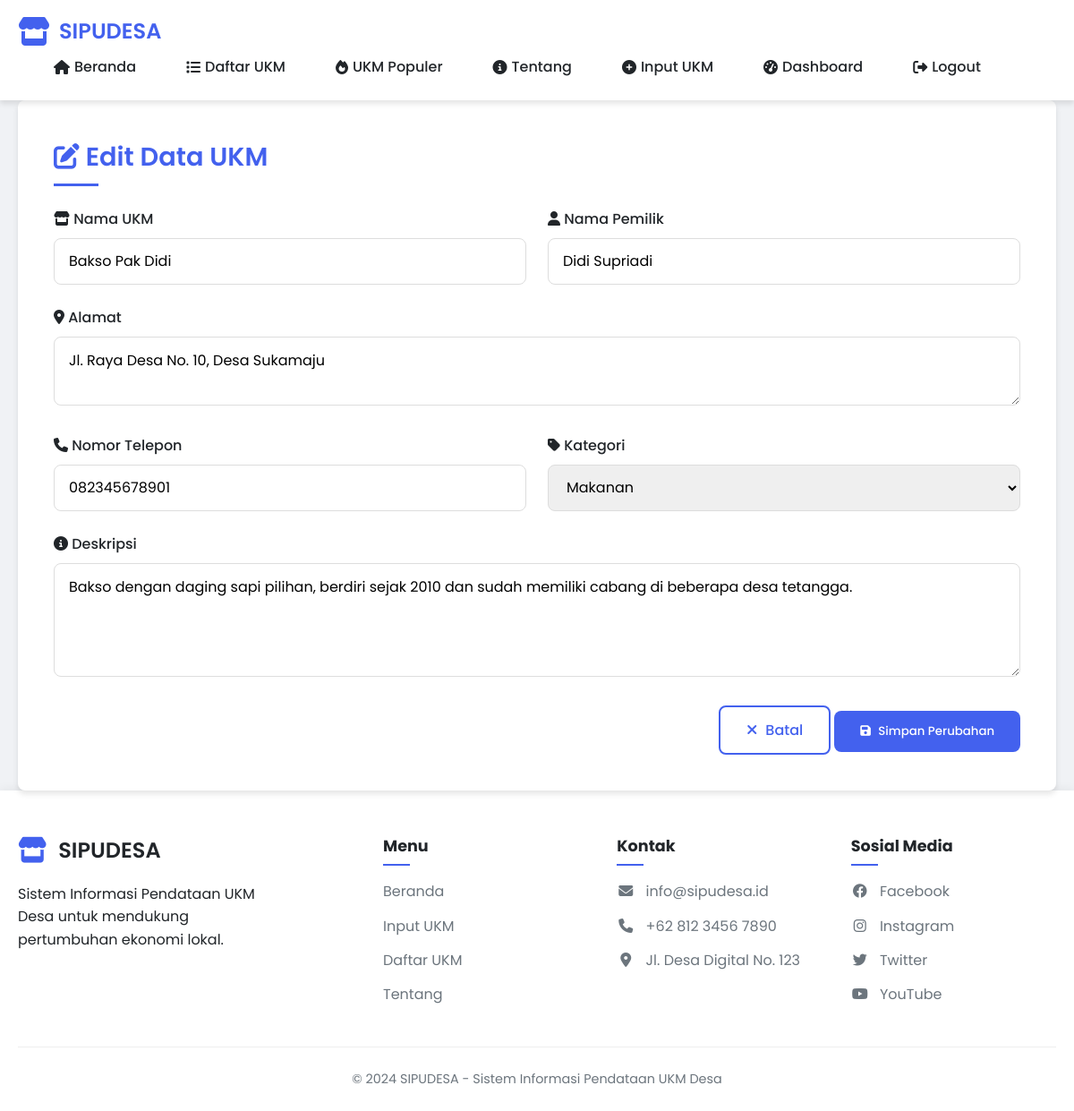
The page /edit_ukm.php?id=1 (signed in) on the database its author committed.
### tables this page shows
CREATE TABLE ukm (
    id INT AUTO_INCREMENT PRIMARY KEY,
    nama_ukm VARCHAR(100) NOT NULL,
    pemilik_id INT NOT NULL,
    alamat TEXT NOT NULL,
    kategori_id INT NOT NULL,
    deskripsi TEXT NOT NULL,
    jumlah_karyawan INT DEFAULT 0,
    tahun_berdiri YEAR,
    status ENUM('Aktif', 'Tidak Aktif') DEFAULT 'Aktif',
    user_id INT NOT NULL,
    created_at TIMESTAMP DEFAULT CURRENT_TIMESTAMP,
    updated_at TIMESTAMP DEFAULT CURRENT_TIMESTAMP ON UPDATE CURRENT_TIMESTAMP,
    FOREIGN KEY (pemilik_id) REFERENCES pemilik_ukm(id),
    FOREIGN KEY (kategori_id) REFERENCES kategori_ukm(id),
    FOREIGN KEY (user_id) REFERENCES users(id) ON DELETE CASCADE
);

CREATE TABLE pemilik_ukm (
    id INT AUTO_INCREMENT PRIMARY KEY,
    nama VARCHAR(100) NOT NULL,
    telepon VARCHAR(20) NOT NULL,
    email VARCHAR(100),
    alamat TEXT,
    created_at TIMESTAMP DEFAULT CURRENT_TIMESTAMP,
    updated_at TIMESTAMP DEFAULT CURRENT_TIMESTAMP ON UPDATE CURRENT_TIMESTAMP
);

CREATE TABLE kategori_ukm (
    id INT AUTO_INCREMENT PRIMARY KEY,
    nama_kategori VARCHAR(50) NOT NULL,
    deskripsi TEXT
);

### edit_ukm.php (the view, shortened to what this page needs)
<?php
require_once 'config/database.php';
$ukm = null;
$id = $_GET['id'];
try {
    $query = "SELECT u.*, p.nama as nama_pemilik, p.telepon as telepon_pemilik, k.nama_kategori as kategori
              FROM ukm u
              LEFT JOIN pemilik_ukm p ON u.pemilik_id = p.id
              LEFT JOIN kategori_ukm k ON u.kategori_id = k.id
              WHERE u.id = :id";
    $stmt = $pdo->prepare($query);
    $stmt->bindParam(':id', $id);
    $stmt->execute();
    $ukm = $stmt->fetch(PDO::FETCH_ASSOC);
} catch(PDOException $e) {
    $notification = "Error: " . $e->getMessage();
    $notificationType = "error";
}
?>
<!DOCTYPE html>
<html lang="id">
<head>
    <link rel="stylesheet" href="css/style.css">
    <link rel="stylesheet" href="https://cdnjs.cloudflare.com/ajax/libs/font-awesome/6.4.0/css/all.min.css">
</head>
<body>
    <header>
        <nav>
            <div class="container">
                <div class="logo">
                    <i class="fas fa-store fa-2x" style="color: var(--primary-color);"></i>
                    <h1>SIPUDESA</h1>
                </div>
                <ul id="navMenu">
                    <li><a href="index.php"><i class="fas fa-home"></i> Beranda</a></li>
                    <li><a href="daftar_ukm.php"><i class="fas fa-list"></i> Daftar UKM</a></li>
                    <li><a href="popular_ukm.php"><i class="fas fa-fire"></i> UKM Populer</a></li>
                    <li><a href="tentang.php"><i class="fas fa-info-circle"></i> Tentang</a></li>
                    <?php if (isset($_SESSION['user_id'])): ?>
                        <li><a href="input_ukm.php"><i class="fas fa-plus-circle"></i> Input UKM</a></li>
                        <?php if ($_SESSION['user_role'] === 'admin'): ?>
                            <li><a href="admin/dashboard.php"><i class="fas fa-tachometer-alt"></i> Dashboard</a></li>
                        <?php else: ?>
                            <li><a href="user/profile.php"><i class="fas fa-user"></i> Profil</a></li>
                        <?php endif; ?>
                        <li><a href="logout.php"><i class="fas fa-sign-out-alt"></i> Logout</a></li>
                    <?php else: ?>
                        <li><a href="login.php"><i class="fas fa-sign-in-alt"></i> Login</a></li>
                    <?php endif; ?>
                </ul>
            </div>
        </nav>
    </header>
    <main class="container animate-fade">
        <section class="form-section">
            <h2><i class="fas fa-edit"></i> Edit Data UKM</h2>
            <form method="POST" action="">
                <div class="form-row">
                    <div class="form-group">
                        <label for="nama_ukm"><i class="fas fa-store"></i> Nama UKM</label>
                        <input type="text" id="nama_ukm" name="nama_ukm" placeholder="Masukkan nama UKM" value="<?php echo htmlspecialchars($ukm['nama_ukm'] ?? ''); ?>" required>
                    </div>
                    <div class="form-group">
                        <label for="pemilik"><i class="fas fa-user"></i> Nama Pemilik</label>
                        <input type="text" id="pemilik" name="pemilik" placeholder="Masukkan nama pemilik" value="<?php echo htmlspecialchars($ukm['nama_pemilik'] ?? ''); ?>" required>
                    </div>
                </div>
                <div class="form-group">
                    <label for="alamat"><i class="fas fa-map-marker-alt"></i> Alamat</label>
                    <textarea id="alamat" name="alamat" placeholder="Masukkan alamat lengkap UKM" required><?php echo htmlspecialchars($ukm['alamat'] ?? ''); ?></textarea>
                </div>
                <div class="form-row">
                    <div class="form-group">
                        <label for="telepon"><i class="fas fa-phone"></i> Nomor Telepon</label>
                        <input type="tel" id="telepon" name="telepon" placeholder="Contoh: 081234567890" value="<?php echo htmlspecialchars($ukm['telepon_pemilik'] ?? ''); ?>" required>
                    </div>
                    <div class="form-group">
                        <label for="kategori"><i class="fas fa-tag"></i> Kategori</label>
                        <select id="kategori" name="kategori" required>
                            <option value="Makanan" <?php echo ($ukm['kategori'] ?? '') == 'Makanan' ? 'selected' : ''; ?>>Makanan</option>
                        </select>
                    </div>
                </div>
                <div class="form-group">
                    <label for="deskripsi"><i class="fas fa-info-circle"></i> Deskripsi</label>
                    <textarea id="deskripsi" name="deskripsi" placeholder="Masukkan deskripsi dan informasi tambahan tentang UKM" rows="4"><?php echo htmlspecialchars($ukm['deskripsi'] ?? ''); ?></textarea>
                </div>
                <div style="text-align: right;">
                    <a href="daftar_ukm.php" class="btn btn-outline"><i class="fas fa-times"></i> Batal</a>
                    <button type="submit" class="btn"><i class="fas fa-save"></i> Simpan Perubahan</button>
                </div>
            </form>
        </section>
    </main>
    <footer>
        <div class="container">
            <div class="footer-content">
                <div class="footer-info">
                    <div class="footer-logo">
                        <i class="fas fa-store"></i>
                        <h3>SIPUDESA</h3>
                    </div>
                    <p>Sistem Informasi Pendataan UKM Desa untuk mendukung pertumbuhan ekonomi lokal.</p>
                </div>
                <div class="footer-links-container">
                    <div class="footer-links-column">
                        <h4>Menu</h4>
                        <a href="index.php">Beranda</a>
                        <a href="input_ukm.php">Input UKM</a>
                        <a href="daftar_ukm.php">Daftar UKM</a>
                        <a href="tentang.php">Tentang</a>
                    </div>
                    <div class="footer-links-column">
                        <h4>Kontak</h4>
                        <a href="mailto:info@sipudesa.id"><i class="fas fa-envelope"></i> info@sipudesa.id</a>
                        <a href="tel:+6281234567890"><i class="fas fa-phone"></i> +62 812 3456 7890</a>
                        <a href="#"><i class="fas fa-map-marker-alt"></i> Jl. Desa Digital No. 123</a>
                    </div>
                    <div class="footer-links-column">
                        <h4>Sosial Media</h4>
                        <a href="#"><i class="fab fa-facebook"></i> Facebook</a>
                        <a href="#"><i class="fab fa-instagram"></i> Instagram</a>
                        <a href="#"><i class="fab fa-twitter"></i> Twitter</a>
                        <a href="#"><i class="fab fa-youtube"></i> YouTube</a>
                    </div>
                </div>
            </div>
            <div class="footer-bottom">
                <p>&copy; 2024 SIPUDESA - Sistem Informasi Pendataan UKM Desa</p>
            </div>
        </div>
    </footer>
</body>
</html>

### css/style.css (style rules this page uses)
:root { --primary-color: #4361ee; --secondary-color: #3f37c9; --accent-color: #4cc9f0; --light-color: #f8f9fa; --dark-color: #212529; --success-color: #4CAF50; --warning-color: #ff9e00; --danger-color: #ef476f; --gray-color: #6c757d; --shadow: 0 4px 6px rgba(0, 0, 0, 0.1); --border-radius: 8px; --transition: all 0.3s ease; }
* { margin: 0; padding: 0; box-sizing: border-box; }
body { font-family: 'Poppins', sans-serif; line-height: 1.6; background-color: #f0f2f5; color: var(--dark-color); min-height: 100vh; display: flex; flex-direction: column; }
.container { max-width: 1200px; margin: 0 auto; padding: 0 20px; width: 100%; }
header { background-color: #fff; box-shadow: var(--shadow); position: sticky; top: 0; z-index: 1000; }
nav { display: flex; justify-content: space-between; align-items: center; padding: 1rem 0; }
.logo { display: flex; align-items: center; }
.logo i { margin-right: 10px; transition: var(--transition); }
nav h1 { font-size: 1.5rem; font-weight: 600; color: var(--primary-color); }
nav ul { display: flex; list-style: none; }
nav ul li { margin-left: 1.5rem; }
nav ul li a { color: var(--dark-color); text-decoration: none; font-weight: 500; transition: var(--transition); padding: 0.5rem 1rem; border-radius: var(--border-radius); display: flex; align-items: center; }
nav ul li a i { margin-right: 5px; }
main { padding: 2rem 0 3rem 0; flex: 1; }
.btn { display: inline-block; padding: 0.8rem 1.8rem; background-color: var(--primary-color); color: white; text-decoration: none; border-radius: var(--border-radius); font-weight: 500; transition: var(--transition); border: none; cursor: pointer; font-family: 'Poppins', sans-serif; }
.btn-outline { background-color: transparent; border: 2px solid var(--primary-color); color: var(--primary-color); }
.btn i { margin-right: 5px; }
footer { background-color: #fff; color: var(--dark-color); padding: 3rem 0 1.5rem; margin-top: auto; box-shadow: 0 -2px 10px rgba(0, 0, 0, 0.05); }
.footer-content { display: grid; grid-template-columns: 1fr 2fr; gap: 2rem; margin-bottom: 2rem; }
.footer-info { max-width: 300px; }
.footer-logo { display: flex; align-items: center; margin-bottom: 1rem; }
.footer-logo i { font-size: 1.8rem; color: var(--primary-color); margin-right: 0.8rem; }
.footer-logo h3 { font-size: 1.5rem; font-weight: 600; color: var(--dark-color); }
.footer-links-container { display: grid; grid-template-columns: repeat(auto-fit, minmax(150px, 1fr)); gap: 2rem; }
.footer-links-column h4 { color: var(--dark-color); font-size: 1.1rem; margin-bottom: 1rem; position: relative; display: inline-block; padding-bottom: 0.5rem; }
.footer-links-column h4::after { content: ''; position: absolute; bottom: 0; left: 0; width: 30px; height: 2px; background-color: var(--primary-color); }
.footer-links-column a { display: block; color: var(--gray-color); text-decoration: none; margin-bottom: 0.8rem; transition: var(--transition); }
.footer-links-column a i { margin-right: 0.5rem; width: 20px; text-align: center; }
.footer-bottom { text-align: center; padding-top: 1.5rem; border-top: 1px solid #eee; color: var(--gray-color); font-size: 0.9rem; }
.form-section { background-color: #fff; border-radius: var(--border-radius); padding: 2.5rem; box-shadow: var(--shadow); transition: var(--transition); }
.form-section h2 { color: var(--primary-color); margin-bottom: 1.5rem; font-size: 1.8rem; font-weight: 600; position: relative; padding-bottom: 10px; }
.form-section h2::after { content: ''; position: absolute; bottom: 0; left: 0; width: 50px; height: 3px; background-color: var(--primary-color); transition: var(--transition); }
.form-group { margin-bottom: 1.5rem; }
.form-group label { display: block; margin-bottom: 0.5rem; color: var(--dark-color); font-weight: 500; }
.form-group input, .form-group select, .form-group textarea { width: 100%; padding: 0.8rem 1rem; border: 1px solid #ddd; border-radius: var(--border-radius); font-size: 1rem; font-family: 'Poppins', sans-serif; transition: var(--transition); }
.form-row { display: grid; grid-template-columns: repeat(auto-fit, minmax(250px, 1fr)); gap: 1.5rem; }
.animate-fade { animation: fadeIn 0.5s ease forwards; }

### rows shown on the page
ukm: nama_ukm "Bakso Pak Didi", pemilik "Didi Supriadi", alamat "Jl. Raya Desa No. 10, Desa Sukamaju", telepon "082345678901", deskripsi "Bakso dengan daging sapi pilihan, berdiri sejak 2010 dan sudah memiliki cabang di beberapa desa tetangga."
kategori_ukm: kategori "Makanan"
